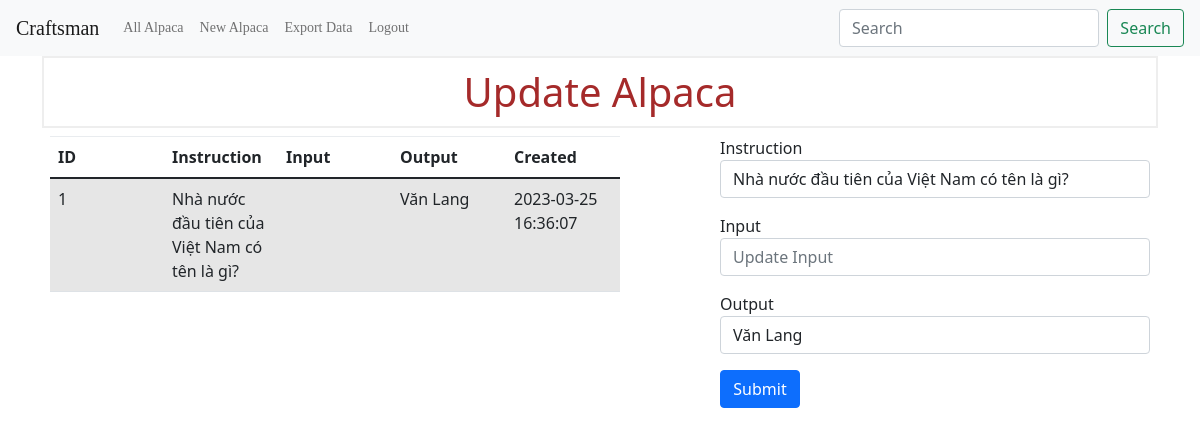
Screenshot of /alpaca/update/1 (signed in) with the database file from the repository.
### app.py (models this page shows, shortened)
class Alpaca(db.Model):
    id = db.Column(db.Integer, primary_key=True)
    instruction = db.Column(db.String(100))
    input = db.Column(db.String(100))
    output = db.Column(db.String(100))
    created = db.Column(db.DateTime, default=datetime.utcnow)
    created_by = db.Column(db.Integer)

### app.py (the view, shortened to what this page needs)
@app.route('/alpaca/update/<int:alpaca_id>', methods=('GET', 'POST'))
def update(alpaca_id):
    if not session.get('logged_in'):
        return redirect(url_for('user_index'))
    alpaca = Alpaca.query.filter_by(id=alpaca_id).first()
    if request.method == 'GET':
        return render_template('update.html', alpaca=alpaca)

### templates/update.html
{% extends 'base.html' %}
{% block content %}
    <h1>{% block title %} Update Alpaca {% endblock %}</h1>
    <div class="split-left left">
        <table id="data" class="table table-striped">
            <thead>
            <tr>
                <th>ID</th>
                <th>Instruction</th>
                <th>Input</th>
                <th>Output</th>
                <th>Created</th>
            </tr>
            </thead>
            <tbody>
            <tr>
                <td>{{ alpaca.id }}</td>
                <td>{{ alpaca.instruction }}</td>
                <td>{{ alpaca.input }}</td>
                <td>{{ alpaca.output }}</td>
                <td>{{ alpaca.created }}</td>
            </tr>
            </tbody>
        </table>
    </div>
    <div class="split-right right">
        <form method="post">
            <div class="form-group">
                <label for="title">Instruction</label>
                <input type="text" name="instruction" placeholder="Update Instruction"
                       class="form-control"
                       value="{{ request.form['instruction'] or alpaca['instruction'] }}"></input>
            </div>
            <div class="form-group">
                <label for="title">Input</label>
                <input type="text" name="input" placeholder="Update Input"
                       class="form-control"
                       value="{{ request.form['input'] or alpaca['input'] }}"></input>
            </div>
            <div class="form-group">
                <label for="title">Output</label>
                <input type="text" name="output" placeholder="Update Output"
                       class="form-control"
                       value="{{ request.form['output'] or alpaca['output'] }}"></input>
            </div>
            <div class="form-group">
                <button type="submit" class="btn btn-primary">Submit</button>
            </div>
        </form>
    </div>
{% endblock %}

### static/css/main.css (style rules this page uses)
* { margin: 0px; padding: 0px; box-sizing: border-box; }
body, html { height: 100%; font-family: Ubuntu-Regular, sans-serif; }
h1,h2,h3,h4,h5,h6 { margin: 0px; }
input { outline: none; border: none; }
label { display: block; margin: 0; }
button { outline: none !important; border: none; background: transparent; }

### templates/base.html (style rules this page uses)
h1 { border: 2px #eee solid; color: brown; text-align: center; padding: 10px; }
.split-left { height: 100%; width: 60%; position: absolute; z-index: 1; }
.split-right { height: 100%; width: 40%; position: absolute; z-index: 1; }
.left { left: 0; padding-right: 100px; padding-left: 50px; }
.right { right: 0; padding-right: 50px; }
.btn { width: 80px; }
.table { table-layout: fixed; width: 100%; word-wrap: break-word; }

### rows the page displays
Alpaca: id "1", instruction "Nhà nước đầu tiên của Việt Nam có tên là gì?", output "Văn Lang", created "2023-03-25 16:36:07"
